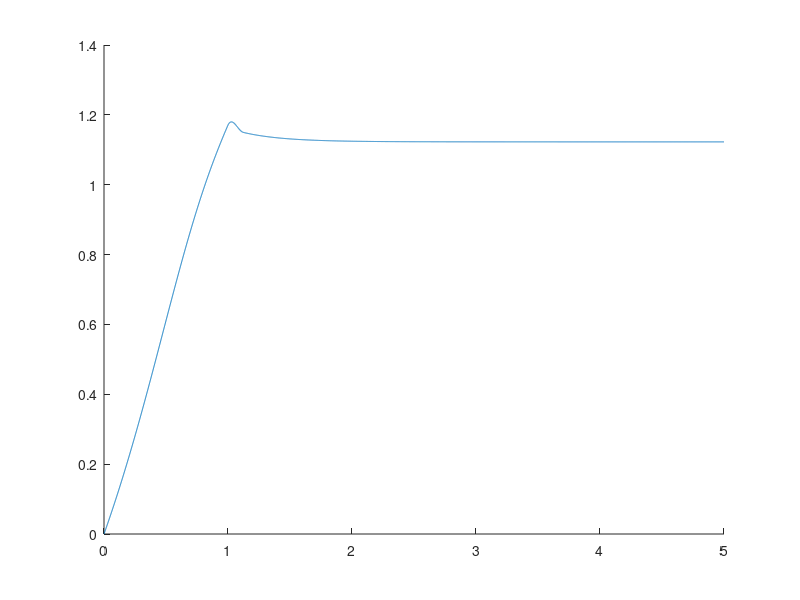

MATLAB code to generate this figure: (Note: this script raises an error after producing the figure.)
function ode_test

t = 0:0.001:5;
initial_x = 0;
initial_dxdt = 0;

[t,x] = ode45( @rhs, t, [initial_x, initial_dxdt]);
fig = figure;
hold on;
plot(t, x(:,1))
plot(t, heaviside(t))
xlabel('t');
ylabel('x');
print(fig, 'solution.png', '-dpng')

    function dxdt=rhs(t, x)
        dxdt_1 = sin(x(2)) + linearizer(t, x);
        dxdt_2 = x(1)^4 * cos(x(2)) + linearizer(t, x);
        dxdt = [dxdt_1; dxdt_2];
    end

    function ret = v(t)
        if t < 1
            ret = 1;
        else
            ret = 0;
        end
    end

    function ret = linearizer(t, x)
        compensation = -cos(x(2))*x(1)^4;
        ret = v(t) + compensation;
    end
end
